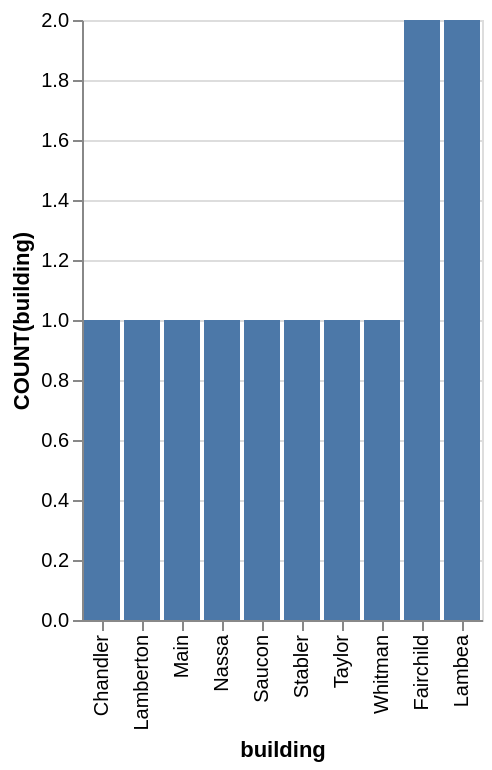

Express this chart as Vega-Lite.
### Vega-Lite specification from a JSON file in a GitHub repository (floating-point values rounded to 4 significant figures)
{"data": {"values": [{"x_data": "Chandler", "y_data": 1}, {"x_data": "Lamberton", "y_data": 1}, {"x_data": "Main", "y_data": 1}, {"x_data": "Nassa", "y_data": 1}, {"x_data": "Saucon", "y_data": 1}, {"x_data": "Stabler", "y_data": 1}, {"x_data": "Taylor", "y_data": 1}, {"x_data": "Whitman", "y_data": 1}, {"x_data": "Fairchild", "y_data": 2}, {"x_data": "Lambea", "y_data": 2}]}, "mark": "bar", "encoding": {"x": {"field": "x_data", "type": "nominal", "title": "building", "sort": {"op": "sum", "field": "y_data", "order": "ascending"}}, "y": {"field": "y_data", "type": "quantitative", "title": "COUNT(building)"}}}
